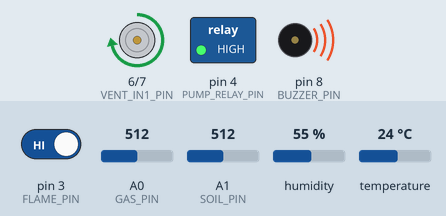
This sketch was run on a simulated Arduino Nano, built with avr-gcc and run on an emulated ATmega328P. Parts: motor-driver pin pairs drawn as motors (green arrow = first pin HIGH = forward, orange = second pin HIGH = backward, longer = more drive, scaled by the enable pin), switched loads named in the sketch (green lamp = pin HIGH), buzzer (waves = sounding, pin HIGH). The inputs (shaded band) are chosen by the test bench; at power-on: A0 (GAS_PIN) = 512, A1 (SOIL_PIN) = 512, pin 3 (FLAME_PIN) HIGH, humidity 55 %, temperature 24 °C. The local clock reads 2024-03-15 10:24:30 at power-on unless the sketch sets it; what the sketch prints to the serial monitor is not drawn.

Above: at 4.8 s.
4.9 s: A0 (GAS_PIN) set to 415
7.9 s: A0 (GAS_PIN) set to 387
At 8.4 s:
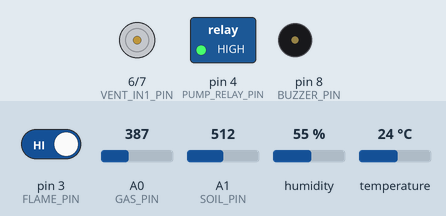
11.5 s: A1 (SOIL_PIN) set to 371
14.5 s: A1 (SOIL_PIN) set to 350
At 16.8 s:
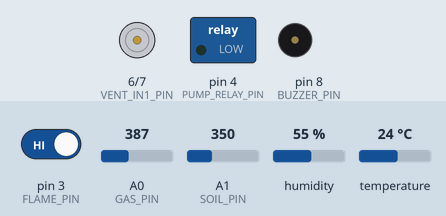
24.4 s: pin 3 (FLAME_PIN) driven LOW
At 26.5 s:
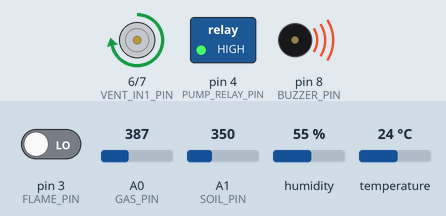
29.5 s: pin 3 (FLAME_PIN) driven HIGH
At 30.8 s:
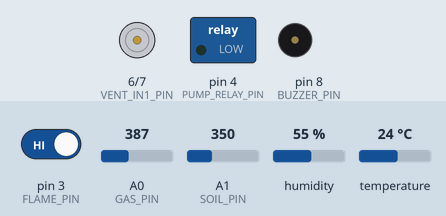
Timing chart, 0 to 39.5 s (numbered marks = the images above; inputs shaded):
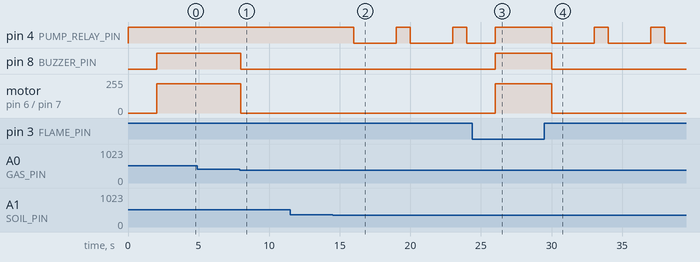

The sketch:

Environment_Node_2.ino
```cpp
#include <DHT.h>
#include <RTClib.h>
#include <Wire.h>

// Nano map. MQ readings remain ADC counts until calibrated for the sensor.
constexpr uint8_t DHT_PIN = 2;
constexpr uint8_t FLAME_PIN = 3;       // Module output LOW means flame detected.
constexpr uint8_t PUMP_RELAY_PIN = 4;
constexpr uint8_t VENT_ENABLE_PIN = 5; // L298N ENA; remove ENA jumper for PWM.
constexpr uint8_t VENT_IN1_PIN = 6;
constexpr uint8_t VENT_IN2_PIN = 7;
constexpr uint8_t BUZZER_PIN = 8;
constexpr uint8_t GAS_PIN = A0;
constexpr uint8_t SOIL_PIN = A1;
constexpr uint16_t GAS_ALARM_ADC = 400;
constexpr uint8_t SOIL_DRY_PERCENT = 35;
constexpr uint32_t SAMPLE_INTERVAL_MS = 2000;
constexpr uint32_t PUMP_PULSE_MS = 3000;
constexpr bool RELAY_ACTIVE_LOW = true;
constexpr bool SOIL_DRY_IS_LOW = true;

#define DHT_TYPE DHT11
DHT dht(DHT_PIN, DHT_TYPE);
RTC_DS3231 rtc;
uint32_t lastSampleMs = 0;
uint32_t pumpStartedMs = 0;
bool rtcAvailable = false;
bool pumpActive = false;
bool ventActive = false;

void setPump(bool on) {
  pumpActive = on;
  digitalWrite(PUMP_RELAY_PIN, on == RELAY_ACTIVE_LOW ? LOW : HIGH);
  if (on) pumpStartedMs = millis();
}

void setVent(bool open) {
  ventActive = open;
  if (open) {
    digitalWrite(VENT_IN1_PIN, HIGH);
    digitalWrite(VENT_IN2_PIN, LOW);
    analogWrite(VENT_ENABLE_PIN, 220);
  } else {
    analogWrite(VENT_ENABLE_PIN, 0);
    digitalWrite(VENT_IN1_PIN, LOW);
    digitalWrite(VENT_IN2_PIN, LOW);
  }
}

void printTimestamp() {
  if (!rtcAvailable) { Serial.print(F("null")); return; }
  DateTime now = rtc.now();
  char timestamp[20];
  snprintf(timestamp, sizeof(timestamp), "%04u-%02u-%02u %02u:%02u:%02u",
           now.year(), now.month(), now.day(), now.hour(), now.minute(), now.second());
  Serial.print('"'); Serial.print(timestamp); Serial.print('"');
}

void setup() {
  Serial.begin(9600);
  dht.begin();
  rtcAvailable = rtc.begin();
  pinMode(FLAME_PIN, INPUT_PULLUP);
  pinMode(PUMP_RELAY_PIN, OUTPUT);
  pinMode(VENT_ENABLE_PIN, OUTPUT);
  pinMode(VENT_IN1_PIN, OUTPUT);
  pinMode(VENT_IN2_PIN, OUTPUT);
  pinMode(BUZZER_PIN, OUTPUT);
  setPump(false);
  setVent(false);
  digitalWrite(BUZZER_PIN, LOW);
}

void loop() {
  uint32_t nowMs = millis();
  if (pumpActive && nowMs - pumpStartedMs >= PUMP_PULSE_MS) setPump(false);
  if (nowMs - lastSampleMs < SAMPLE_INTERVAL_MS) return;
  lastSampleMs = nowMs;

  float temperature = dht.readTemperature();
  float humidity = dht.readHumidity();
  uint16_t gasAdc = analogRead(GAS_PIN);
  uint16_t soilAdc = analogRead(SOIL_PIN);
  bool flameDetected = digitalRead(FLAME_PIN) == LOW;
  // Calibrate probe endpoints for the actual sensor; default assumes LOW is dry.
  int soilPercent = constrain(SOIL_DRY_IS_LOW ? map(soilAdc, 0, 1023, 0, 100)
                                               : map(soilAdc, 0, 1023, 100, 0), 0, 100);
  bool hazard = flameDetected || gasAdc >= GAS_ALARM_ADC;

  // Local hazard response has priority and cancels irrigation.
  if (hazard) {
    setPump(false);
    setVent(true);
    digitalWrite(BUZZER_PIN, HIGH);
  } else {
    setVent(false);
    digitalWrite(BUZZER_PIN, LOW);
    if (soilPercent < SOIL_DRY_PERCENT && !pumpActive) setPump(true);
  }

  Serial.print(F("{\"timestamp\":")); printTimestamp();
  Serial.print(F(",\"temperature_c\":"));
  if (isnan(temperature)) Serial.print(F("null")); else Serial.print(temperature, 1);
  Serial.print(F(",\"humidity_pct\":"));
  if (isnan(humidity)) Serial.print(F("null")); else Serial.print(humidity, 1);
  Serial.print(F(",\"gas_adc\":")); Serial.print(gasAdc);
  Serial.print(F(",\"flame_detected\":")); Serial.print(flameDetected ? F("true") : F("false"));
  Serial.print(F(",\"soil_moisture_pct\":")); Serial.print(soilPercent);
  Serial.print(F(",\"pump_active\":")); Serial.print(pumpActive ? F("true") : F("false"));
  Serial.print(F(",\"vent_status\":\"")); Serial.print(ventActive ? F("OPEN") : F("CLOSED"));
  Serial.print(F("\",\"hazard_detected\":")); Serial.print(hazard ? F("true") : F("false"));
  Serial.println('}');
}
```

Measured:
- the behaviour switches between 400 and 399 on A0 (GAS_PIN) (found by bisection; images 0 and 1)
- the behaviour switches between 359 and 358 on A1 (SOIL_PIN) (found by bisection; images 1 and 2)
- after the input at 4.9 s, every drawn part: stays the same
- after the input at 7.9 s, pin 8 (BUZZER_PIN): HIGH → LOW after 0.10 s; motor on pin 6 (VENT_IN1_PIN) / pin 7 (VENT_IN2_PIN): forward 220/255 → stopped after 0.10 s
- after the input at 11.5 s, every drawn part: stays the same
- after the input at 14.5 s, pin 4 (PUMP_RELAY_PIN): alternates HIGH for 1.0 s and LOW for 3.0 s, starting after 1.5 s
- after the input at 24.4 s, pin 8 (BUZZER_PIN): LOW → HIGH after 1.6 s; motor on pin 6 (VENT_IN1_PIN) / pin 7 (VENT_IN2_PIN): stopped → forward 220/255 after 1.6 s
- after the input at 29.5 s, pin 4 (PUMP_RELAY_PIN): alternates HIGH for 1.0 s and LOW for 3.0 s, starting after 0.52 s; pin 8 (BUZZER_PIN): HIGH → LOW after 0.52 s; motor on pin 6 (VENT_IN1_PIN) / pin 7 (VENT_IN2_PIN): forward 220/255 → stopped after 0.52 s
